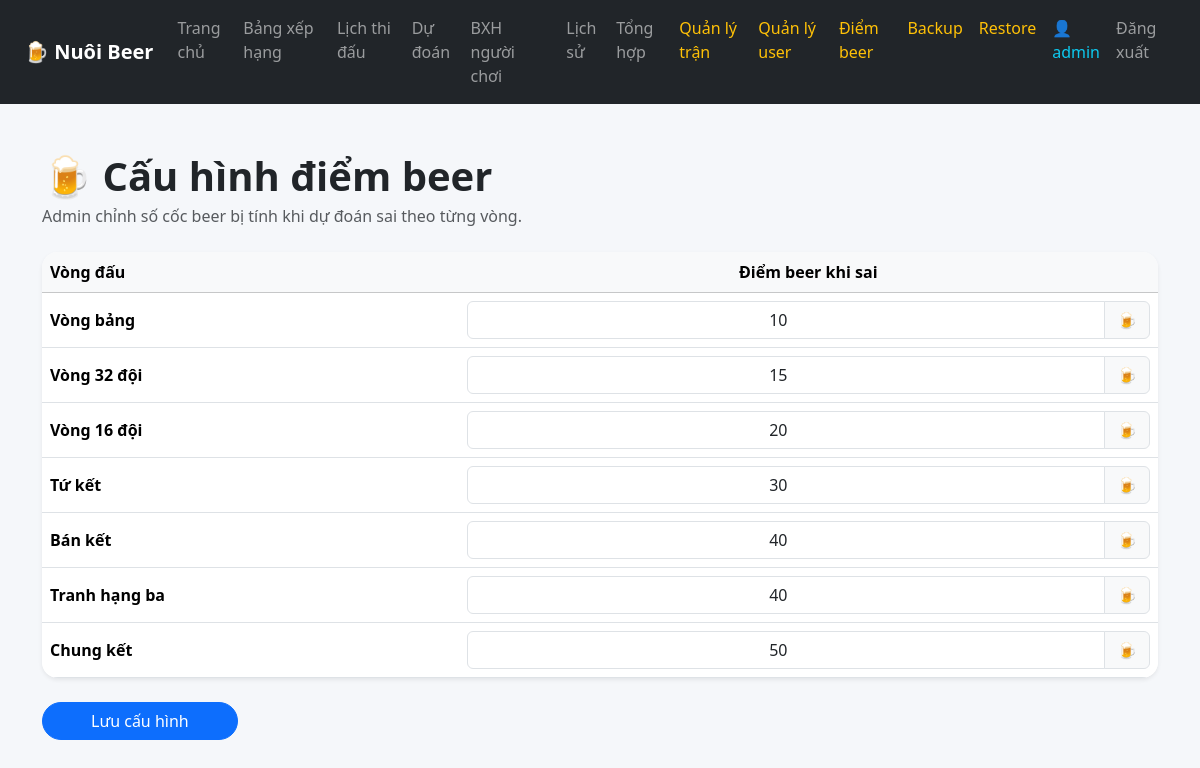
The app's page /admin/stage-points (signed in) with its own data.
### tables this page shows
CREATE TABLE stage_points (
        id INTEGER PRIMARY KEY AUTOINCREMENT,
        stage TEXT UNIQUE NOT NULL,
        beer_points INTEGER NOT NULL DEFAULT 10
    );

### app.py (the view, shortened to what this page needs)
@app.route("/admin/stage-points", methods=["GET", "POST"])
def admin_stage_points():
    if not admin_required():
        return redirect("/login")
    conn = get_db()
    stage_points = conn.execute("""
        SELECT stage, beer_points
        FROM stage_points
        ORDER BY id ASC
    """).fetchall()
    conn.close()
    return render_template(
        "admin_stage_points.html",
        stage_points=stage_points
    )

### app.py (called while the page is built)
def get_db():
    conn = sqlite3.connect(DB_NAME)
    conn.row_factory = sqlite3.Row
    return conn

def login_required():
    return "user_id" in session

def admin_required():
    return login_required() and session.get("role") == "admin"

@app.context_processor
def utility_processor():
    return {
        "get_handicap_text": get_handicap_text
    }

### templates/admin_stage_points.html (shortened to what this page needs)
{% extends "base.html" %}
{% block content %}
<div class="container py-5">
  <div class="mb-4">
    <h1 class="fw-bold mb-1">🍺 Cấu hình điểm beer</h1>
    <p class="text-muted mb-0">
      Admin chỉnh số cốc beer bị tính khi dự đoán sai theo từng vòng.
    </p>
  </div>
  <form method="post">
    <div class="card border-0 shadow-sm rounded-4 overflow-hidden">
      <div class="table-responsive">
        <table class="table table-hover align-middle mb-0">
          <thead class="table-light">
            <tr>
              <th>Vòng đấu</th>
              <th class="text-center">Điểm beer khi sai</th>
            </tr>
          </thead>
          <tbody>
            {% for item in stage_points %}
            <tr>
              <td class="fw-semibold">{{ item.stage }}</td>
              <td style="max-width: 220px;">
                <div class="input-group">
                  <input
                    type="number"
                    class="form-control text-center"
                    name="{{ item.stage }}"
                    value="{{ item.beer_points }}"
                    min="0">
                  <span class="input-group-text">🍺</span>
                </div>
              </td>
            </tr>
            {% endfor %}
          </tbody>
        </table>
      </div>
    </div>
    <button class="btn btn-primary rounded-pill px-5 mt-4">
      Lưu cấu hình
    </button>
  </form>
</div>
{% endblock %}

### static/css/style.css (style rules this page uses)
body { background: #f5f7fa; }
.table th { white-space: nowrap; }
.table td { white-space: nowrap; }
.card { border-radius: 16px; }

### records on screen
stage_points: stage "Vòng bảng", beer_points "10"
stage_points: stage "Vòng 32 đội", beer_points "15"
stage_points: stage "Vòng 16 đội", beer_points "20"
stage_points: stage "Tứ kết", beer_points "30"
stage_points: stage "Bán kết", beer_points "40"
stage_points: stage "Tranh hạng ba", beer_points "40"
stage_points: stage "Chung kết", beer_points "50"

### other values on screen
{{ session.get("username") }} "admin"
